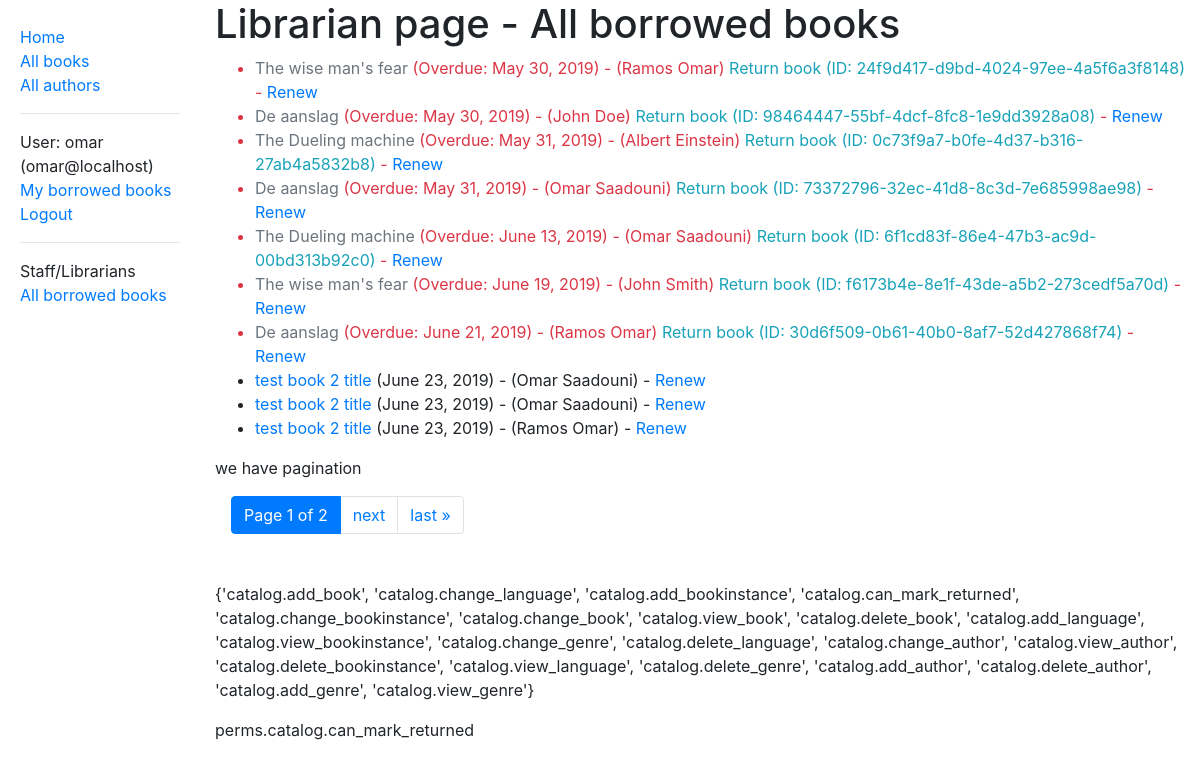
Before: /catalog/librarian/ (signed in) with the older database file.
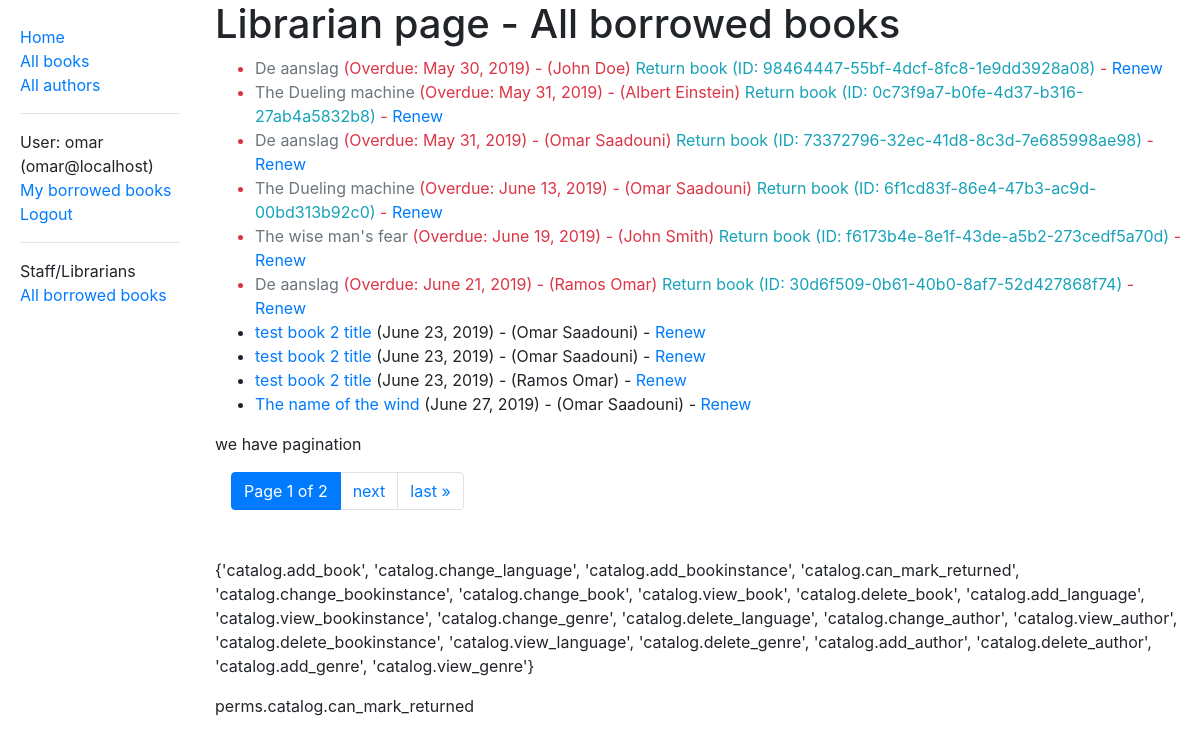
After: the same page with the newer database file.
### catalog/models.py (models this page shows, shortened)
class BookInstance(models.Model):
    id = models.UUIDField(primary_key=True, default=uuid.uuid4,
                          help_text='Unique ID for this particular book across whole library')
    book = models.ForeignKey('Book', on_delete=models.SET_NULL, null=True)
    imprint = models.CharField(max_length=200)
    due_back = models.DateField(null=True, blank=True)
    LOAN_STATUS = (
        ('m', 'Maintenace'),
        ('o', 'On loan'),
        ('a', 'Available'),
        ('r', 'Reserved'),
    )
    status = models.CharField(
        max_length=1,
        choices=LOAN_STATUS,
        blank=True,
        default='m',
        help_text='Book availability',
    )
    borrower = models.ForeignKey(User, on_delete=models.SET_NULL, null=True, blank=True)
    class Meta:
        ordering = ['due_back']
        permissions = (
            ('can_mark_returned', 'Set book as returned'),
        )
    @property
    def is_overdue(self):
        if self.due_back and date.today() > self.due_back:
            return True
        return False

class Book(models.Model):
    title = models.CharField(max_length=200)
    author = models.ForeignKey('Author', on_delete=models.SET_NULL, null=True)
    summary = models.TextField(max_length=1000, help_text='Enter a brief description of the book')
    isbn = models.CharField('ISBN', max_length=13,
                            help_text='13 Character <a href="https://www.isbn-international.org/content/what-isbn">ISBN number</a>')
    genre = models.ManyToManyField(Genre, help_text='Select a genre for this book')
    language = models.ForeignKey('Language', on_delete=models.SET_NULL, null=True)
    def display_genre(self):
        """Create a string for the Genre. This is required to display genre in Admin."""
        return ', '.join([genre.name for genre in self.genre.all()[:3]])
    display_genre.short_description = 'Genre'

### catalog/views.py (the view)
# urls.py: path('librarian/', views.LibrarianListView.as_view(), name='librarian-view'),
class LibrarianListView(LoginRequiredMixin,
                        PermissionRequiredMixin,
                        ListView):
    model = BookInstance
    template_name = 'catalog/librarian_page.html'
    paginate_by = 10
    permission_required = 'catalog.can_mark_returned'
    def get_queryset(self):
        return BookInstance.objects.filter(status__exact='o').order_by('due_back')

### catalog/templates/catalog/librarian_page.html (shortened to what this page needs)
{% extends "base_generic.html" %}
{% block content %}
    <h1>Librarian page - All borrowed books</h1>
    {% if bookinstance_list %}
        <ul>
            {% for bookinst in bookinstance_list %}
                <li class="{% if bookinst.is_overdue %}text-danger{% endif %}">
                   <a href="{% url 'book-detail' bookinst.book.pk %}" class="{% if bookinst.is_overdue %}text-secondary{% endif %}">
                       {{ bookinst.book.title }}
                   </a> ({% if bookinst.is_overdue %}Overdue: {% endif %}{{ bookinst.due_back }})  - ({{ bookinst.borrower.get_full_name }})
                    {% if bookinst.is_overdue %}
                        <a href="{% url 'book-return' bookinst.id %}" class="text-info">Return book (ID: {{ bookinst.id }})</a>
                    {% endif %}
                    {% if perms.catalog.can_mark_returned  %}
                        - <a href="{% url 'renew-book-librarian' bookinst.id %}">Renew</a>
                    {% endif %}
                </li>
            {% endfor %}
        </ul>
    {% else %}
        <p>There are no books borrowed.</p>
    {% endif %}
{% endblock %}

Changed rows visible on the page:
no longer on this page (row edited): BookInstance: book "The wise man's fear", shows "Overdue:", due_back "May 30, 2019", borrower.get_full_name "Ramos Omar", id "24f9d417-d9bd-4024-97ee-4a5f6a3f8148"
now on this page (row unchanged): BookInstance: book "The name of the wind", due_back "June 27, 2019", borrower.get_full_name "Omar Saadouni"
